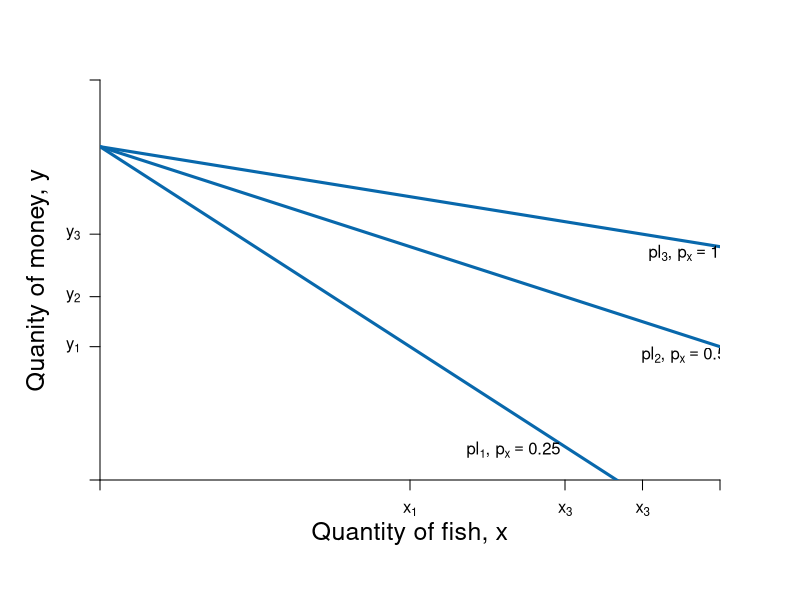

Generate this figure with R:
#Graph Designer: Simon Halliday & Madeleine Wettach '20
#Authors: Bowles, Foley and Halliday
#Title: Microeconomics: Competition, Conflict and Coordination

require(shape)
pdf(file = "constrained_optimization/step_by_step_graphs_3/offer_curve_qql_step1.pdf", width = 9, height = 7)

#Set parameters for graphics
axislabelsize <- 1.5
graphlinewidth <- 3
segmentlinewidth <- 2

COL <- c("#7fc97f", "#beaed4", "#fdc086", "#ffff99", "#386cb0", "#f0027f", "#bf5b17", "#666666")
COLA <- c("#99d8c9","#66c2a4","#41ae76", "#238b45", "#005824")
COLB <- c("#4eb3d3", "#2b8cbe", "#0868ac","#084081")

#Edited the margins to cater for the larger LHS labels
par(mar =  c(6, 5, 4, 4))

mrsA <- function(x, rmax = 10, xmax = 20) {
  rmax - (rmax/xmax)*x
}


uA <- function(x, y, rmax = 2, xmax = 12) {
  y + rmax*x - (1/2)*(rmax/xmax)*x^2
}

indiffA1 <- function(x, uA = 10, rmax = 2.5, xmax = 10) {
  uA - rmax*x + (1/2)*(rmax/xmax)*(x^2)
}

offerCurve <- function(x, w, rmax = 2, xmax = 12) {
  w - rmax*x + (rmax/xmax)*x^2
}

bcA <- function(x, w = 20, p = 2) {
  w - p*x
}


xlims <- c(0, 12)
ylims <- c(0, 12)

npts <- 501 
x <- seq(xlims[1], xlims[2], length.out = npts)
y <- seq(ylims[1], ylims[2], length.out = npts) 
a <- c(13, 16.75, 19.25)

plot(0, 0, xlim = xlims, ylim = ylims, type = "n",
     xlab = expression(paste("")),
     ylab = expression(paste("")), 
     xaxt = "n", 
     yaxt = "n", 
     cex.lab = axislabelsize, 
     bty = "n",
     xaxs="i", 
     yaxs="i")

# ticksy <- seq(from = 0, to = ylims[2], by = 2)
# ylabels <- seq(from = 0, to = ylims[2], by = 2)
# ticksx <- seq(from = 0, to = xlims[2], by = 2)
# xlabels <- seq(from = 0, to = xlims[2], by = 2)
ticksy <- c(0, 4, 5.5, 7.375 , ylims[2])
ylabels <- c(NA, expression(paste(y[1])), expression(paste(y[2])), expression(paste(y[3])), NA)
ticksx <- c(0, 6, 9, 10.5,  xlims[2])
xlabels <- c(NA, expression(paste(x[1])), expression(paste(x[3])), expression(paste(x[3])), NA)




axis(1, at = ticksx, pos = 0, labels = xlabels)
axis(2, at = ticksy, pos = 0, labels = ylabels, las = 1)

npts <- 500 
xx1 <- seq(xlims[1], xlims[2], length.out = npts)

#lines(xx1, bcA(xx1, w = 10, p = 1.5), col = COLB[3], lwd = graphlinewidth)
lines(xx1, bcA(xx1, w = 10, p = 1), col = COLB[3], lwd = graphlinewidth)
lines(xx1, bcA(xx1, w = 10, p = 0.5), col = COLB[3], lwd = graphlinewidth)
lines(xx1, bcA(xx1, w = 10, p = 0.25), col = COLB[3], lwd = graphlinewidth)


#Label the axes
mtext(expression(paste("Quantity of fish, ", x)), side=1, line = 2.5, cex = axislabelsize)
text(-1.2, 0.5 * ylims[2], expression(paste("Quanity of money, ", y)), xpd = TRUE, cex = axislabelsize, srt = 90) 

#Label the indifference curves
#text(11.8, 1.3, expression(u[1]))
#text(11.8, 5.1, expression(u[2]))
#text(11.8, 7.6, expression(u[3]))

#Label the price lines
text(8, 0.9, expression(paste(pl[1], ", ", p[x] == 0.25)))
text(11.3, 3.75, expression(paste(pl[2], ", ", p[x] == 0.5)))
text(11.3, 6.8, expression(paste(pl[3], ", ", p[x] == 1)))

#contour(x, y, 
#        outer(x, y, uA),
#        drawlabels = FALSE,
#        col = COLA[3],
#        lwd = graphlinewidth,
#        levels = a, 
#        xaxs="i", 
#        yaxs="i", 
#        add = TRUE)

#Annotate points on offer curve mrs = p for each of p = 1, 0.5, 0.25
#Where mrs = 2 - (1/6)*x
#points(6, 4, pch = 16, col = "black", cex = 1.5)
#points(9, 5.5, pch = 16, col = "black", cex = 1.5)
#points(10.5, 7.375, pch = 16, col = "black", cex = 1.5)

dev.off()
